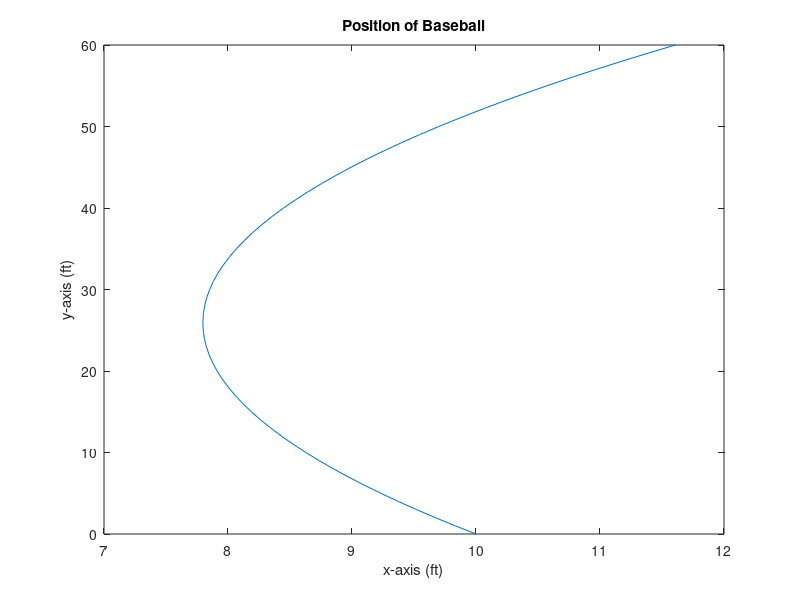

Reproduce this figure in MATLAB.
% EXAM PROBLEM 1 
y=[10 8.9707 8.2629 7.8765 7.8115 8.0680 8.6459 9.5453 10.7661];
x=[0 7 14 21 28 35 42 49 56]; % I flipped the values to make better sense 
n=9;

    x4=sum(x.^4);
    x3=sum(x.^3);
    x2=sum(x.^2);
    x1=sum(x);
    y1=sum(y);
    
    for i=1:n
    yx2p(i)=y(i)*(x(i)^2);
    yx1p(i)=y(i)*x(i);
    end
   yx2=sum(yx2p);
   yx1=sum(yx1p);

M=[x4 x3 x2;x3 x2 x1;x2 x1 n];
N=[yx2;yx1;y1];

coeffs=inv(M)*N;

a=coeffs(1)
b=coeffs(2)
c=coeffs(3)

xt=0:60;
for i=1:61
    yt(i)=(a*(xt(i)^2))+(b*xt(i))+c;
end
plot(yt,xt)
title('Position of Baseball')
xlabel('x-axis (ft)')
ylabel('y-axis (ft)')

% Distance at y=30 ft
distanceaty30=yt(31)

